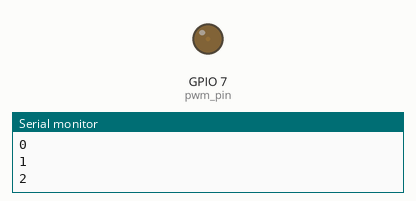
Bench run of a program on a simulated ESP32-C3. Shown: output pins drawn as LEDs (lit = HIGH), the last lines printed to the serial monitor.

Above: at 0.05 s.
At 1.3 s:
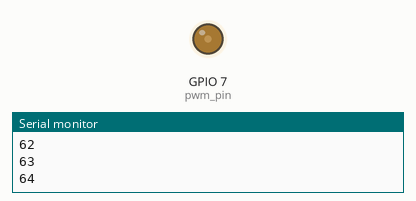
At 2.55 s:
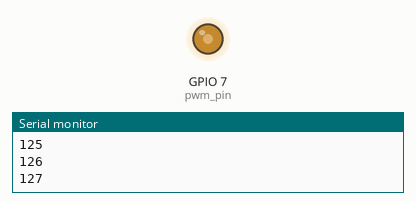
At 5.1 s:
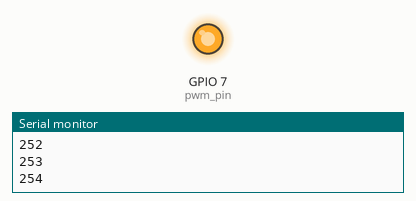
Timing chart, 0 to 6.7 s (numbered marks = the images above):
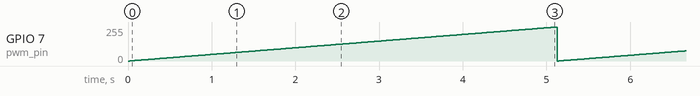

The program:

main.cpp
```cpp
#include "Arduino.h"
#include "stdint.h"

uint8_t pwm_pin = 7;
uint16_t pwm_max_bit = 8;
uint32_t pwm_freq = 10e4;
// uint8_t pwm_val = 150;

void setup() {
  Serial.begin(115200);
  analogWriteResolution(pwm_max_bit);
  analogWriteFrequency(pwm_freq);
}

void loop() {
  // Serial.println("Hello, World!");
  // void analogWrite(pwm_pin, powf(2, pwm_max_bit) - 1);
  for (int pwm_val = 0; pwm_val < powf(2, pwm_max_bit); pwm_val++) {
    analogWrite(pwm_pin, pwm_val);
    Serial.println(pwm_val);
    delay(20);
  }
}
```

Measured:
- by itself, GPIO 7 (pwm_pin): ramps from 0/255 to 255/255 and jumps back, once every 5.1 s
